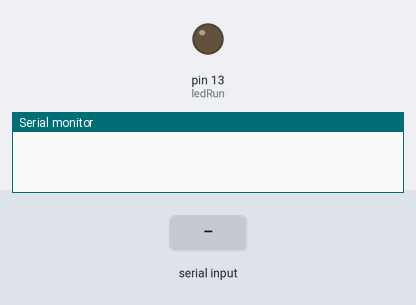
This sketch was run on a simulated Arduino Uno, built with avr-gcc and run on an emulated ATmega328P. Parts: output pins drawn as LEDs (lit = HIGH), the last lines printed to the serial monitor. The inputs (shaded band) are chosen by the test bench.

Above: at 1.2 s.
1.3 s: "1" received over Serial
At 2.1 s:
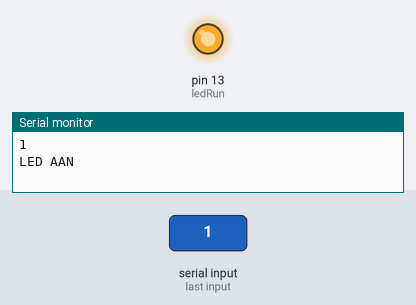
2.8 s: "0" received over Serial
At 3.3 s:
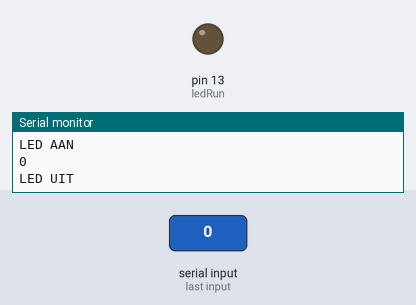
Timing chart, 0 to 5.8 s (numbered marks = the images above; inputs shaded):
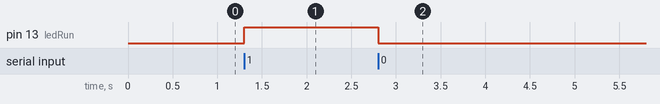

The sketch:

POC_HC05.ino
```cpp
int ledRun = 13;
char ReadSerial = 0;

void setup()
{
  Serial.begin(9600);
  pinMode(ledRun, OUTPUT);
}
void loop()
{
  if (Serial.available() > 0)
  {
    ReadSerial = Serial.read();
    Serial.println(ReadSerial);
    if (ReadSerial == '0')
    {
      digitalWrite(ledRun, LOW);
      Serial.println("LED UIT");
    }
    else if (ReadSerial == '1')
    {
      digitalWrite(ledRun, HIGH);
      Serial.println("LED AAN");
    }

  }
}
```

Measured:
- after the input at 1.3 s, pin 13 (ledRun): LOW → HIGH at once
- after the input at 2.8 s, pin 13 (ledRun): HIGH → LOW at once
